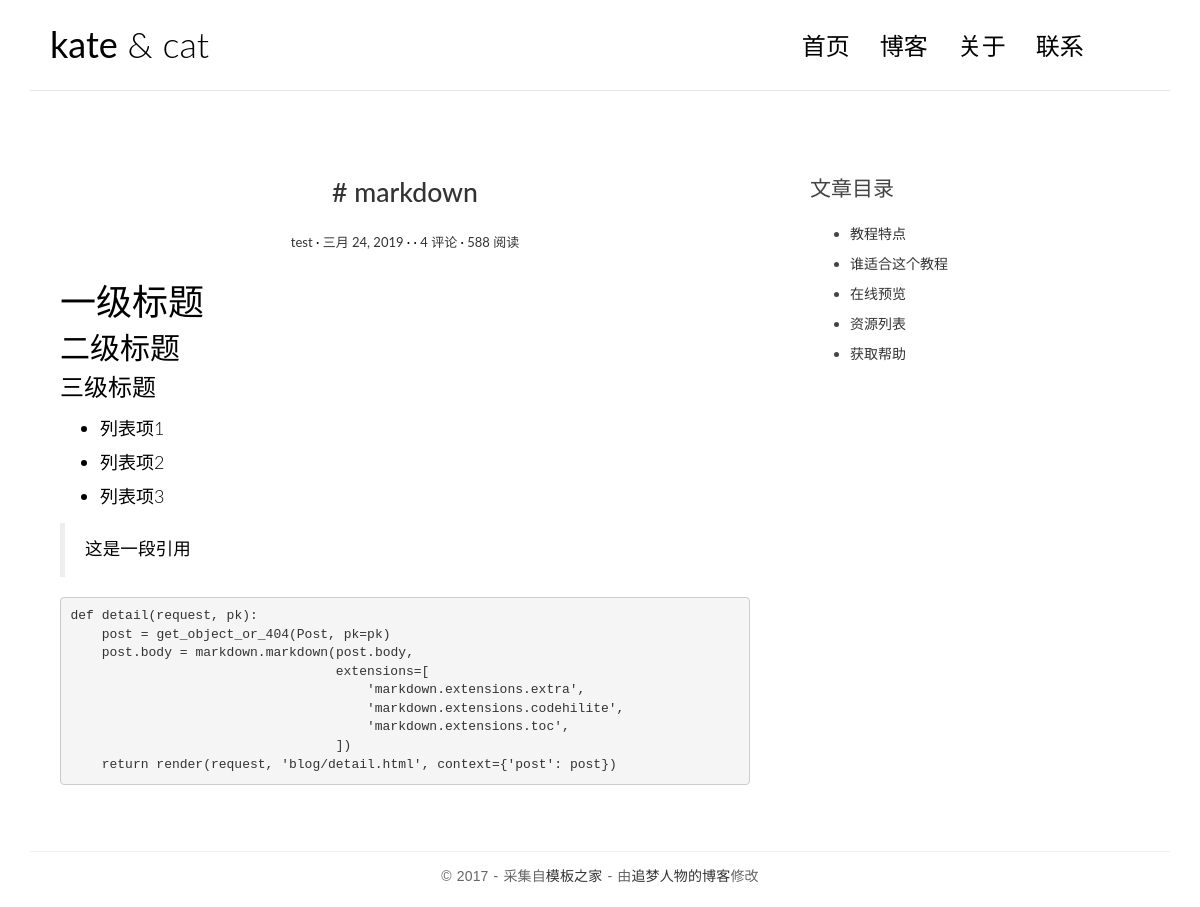
Screenshot of /post/3/ with the database file from the repository.
### blog/models.py (models this page shows, shortened)
class Post(models.Model):
    title = models.CharField(max_length=70)
    body = models.TextField()
    created_time = models.DateField()
    modified_time = models.DateField()
    excerpt = models.TextField(max_length=200,blank=True)
    category = models.ForeignKey(Category)
    tag = models.ManyToManyField(Tag,blank=True)
    author = models.ForeignKey(User)
    def get_absolute_url(self):
        return  reverse('blog:detail',kwargs={'pk':self.pk})

@python_2_unicode_compatible
class Category(models.Model):
    name = models.CharField(max_length=100)

### blog/views.py (the view)
# urls.py: url(r'post/(?P<pk>[0-9]+)/$',views.detail,name='detail')
def detail(request,pk):
    post = get_object_or_404(Post,pk=pk)
    post.body = markdown.markdown(post.body,extensions=['markdown.extensions.extra',
                                                        'markdown.extensions.codehilite',
                                                        'markdown.extensions.toc'
                                                        ])
    return render(request,'blog/detail.html',context={'post':post})

### templates/blog/detail.html
{% extends 'base.html' %}
{% block main %}
                <article class="post post-{{ post.pk }}">
                    <header class="entry-header">
                        <h1 class="entry-title">
                            <a href="{{ post.get_absolute_url }}">{{ post.title }}</a>
                        </h1>
                        <div class="entry-meta">
                            <span class="post-category"><a href="#">{{ post.category.name }}</a></span>
                            <span class="post-date"><a href="#"><time class="entry-date"
                                                                      datetime="{{ post.created_time }}">{{ post.created_time }}</time></a></span>
                            <span class="post-author"><a href="#">{{ post_author }}</a></span>
                            <span class="comments-link"><a href="#">4 评论</a></span>
                            <span class="views-count"><a href="#">588 阅读</a></span>
                        </div>
                    </header>
                    <div class="entry-content clearfix">
                        {{ post.body|safe }}
                    </div>
                </article>
{% endblock main %}
{% block toc %}
    <div class="widget widget-content">
        <h3 class="widget-title">文章目录</h3>
        <ul>
            <li>
                <a href="#">教程特点</a>
            </li>
            <li>
                <a href="#">谁适合这个教程</a>
            </li>
            <li>
                <a href="#">在线预览</a>
            </li>
            <li>
                <a href="#">资源列表</a>
            </li>
            <li>
                <a href="#">获取帮助</a>
            </li>
        </ul>
    </div>
{% endblock toc %}

### blog/static/blog/css/custom.css (style rules this page uses)
* { outline: none; }
h1, h2, h3, h4, h5, h6 { margin-top: 0; }
a { color: #333; }
body { color: #444; font-family: 'Lato', sans-serif; }
p { font-family: 'Ubuntu', sans-serif; font-weight: 400; word-spacing: 1px; letter-spacing: 0.01em; }
.post { background: #fff; padding: 30px 30px 0; }
.entry-title { text-align: center; font-size: 1.9em; margin-bottom: 20px; line-height: 1.6; padding: 10px 20px 0; }
.entry-meta { text-align: center; color: #DDDDDD; font-size: 13px; margin-bottom: 30px; }
.entry-content { font-size: 18px; line-height: 1.9; font-weight: 300; color: #000; }
.post-category::after, .post-date::after, .post-author::after, .comments-link::after { content: ' ·'; color: #000; }
.widget { background: #fff; padding: 30px 0 0; }
.widget-title { font-size: 1.5em; margin-bottom: 20px; line-height: 1.6; padding: 10px 0 0; font-weight: 400; }
.widget-content ul li { margin-bottom: 10px; }

### rows the page displays
Post: title "# markdown", category.name "test", created_time "三月 24, 2019", body "一级标题 二级标题 三级标题 列表项1 列表项2 列表项3 这是一段引用 def detail ( request , pk ): post = get_object_or_404 ( Post , pk = pk ) post . body = markdown . markdown ( post . body , extensions = [ 'markdown.extensions.extra' , 'markdown.extensions.codehilite' , 'markdown.extensions.toc' , ]) return render ( request , 'blog/detail.html' , context = { 'post' : post })"
